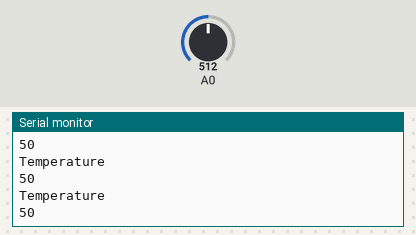
A sketch run on a simulated ESP8266 (NodeMCU). Parts: the last lines printed to the serial monitor. The inputs (shaded band) are chosen by the test bench; at power-on: A0 = 512. WiFi joins after 1.5 s; servers stay silent unless stated.

Above: at 2.7 s.
2.8 s: A0 set to 716
At 3.4 s:
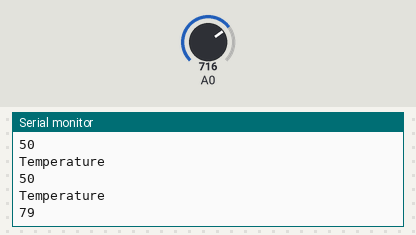
4.3 s: A0 set to 900
At 4.9 s:
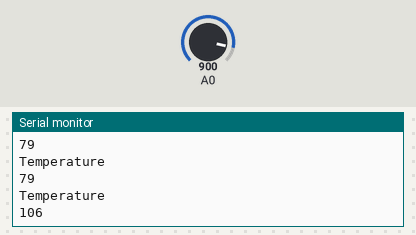
Timing chart, 0 to 7.3 s (numbered marks = the images above; inputs shaded):
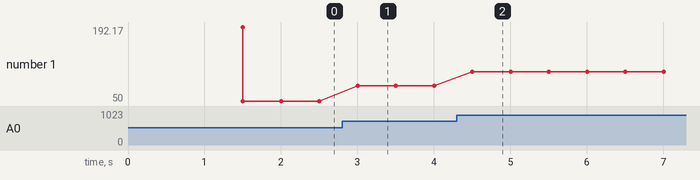

Measured:
- after the input at 2.8 s, the serial monitor: prints a new line after 0.20 s (image 1)
- after the input at 4.3 s, the serial monitor: prints a new line after 0.20 s (image 2)
- plotted number 1: 50 → 79 after the input at 2.8 s, 79 → 106 after the input at 4.3 s

The sketch:

temperature_measurement_showed_on_web.ino
```cpp
#include <ESP8266WiFi.h>
const char* ssid = "ssid";
const char* password = "password";
WiFiServer server(80);

void setup() {
  Serial.begin(115200);
  WiFi.begin(ssid, password);
  while (WiFi.status()!=WL_CONNECTED){
    delay(500);
  }
  server.begin();
  Serial.println(WiFi.localIP());
}

void loop() {
  int sensorValue=analogRead(A0);
  float voltage = sensorValue * (3.1 /1023);
  int temperature = sensorValue*150/1024-25;
  Serial.println("Temperature");
  Serial.println(temperature);
  WiFiClient client = server.available();
client.println("HTTP/1.1 200 OK");
client.println("Content-Type: text/html");
client.println("Connection: close");
client.println("Refresh: 10");
client.println();
client.println("<!DOCTYPE HTML>");
client.println("<html>");
client.print("<p style='text-align: center;'><span style='color: #0000ff;'><strong style='font-size: large;'>Temperature = ");
client.print(temperature);
client.println("C");
client.print("</p>");
client.println("</html>");
delay(500);
}
```
